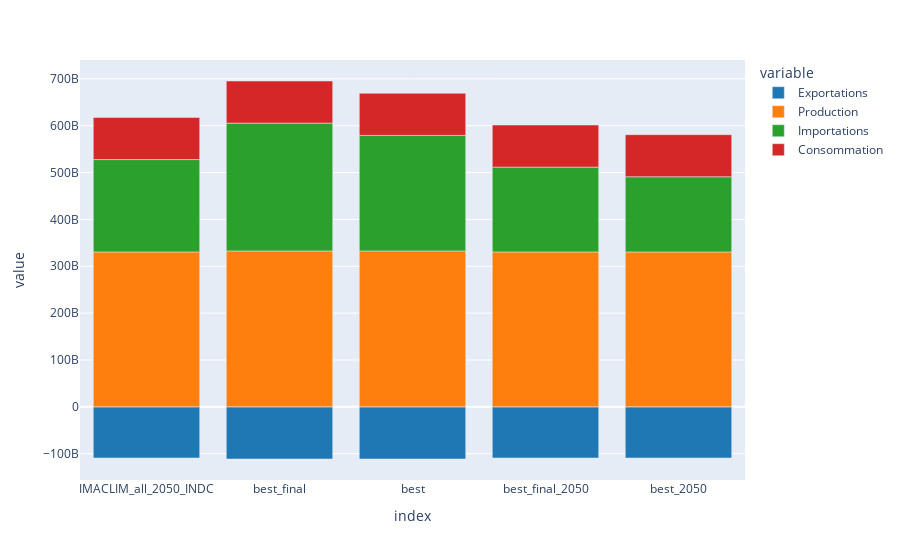

Write notebook code for a chart like this one.
### Code cell
import plotly.express as px
data=pd.concat([pd.Series(footprint_extractor(model.counterfactuals[counterfactual],"FR")) for counterfactual in model.get_counterfactuals_list() if counterfactual!='IMACLIM_all_prod_change_2050_INDC'],axis=1,keys=model.get_counterfactuals_list())
px.bar(data.T,color_discrete_sequence=px.colors.qualitative.D3)

### Figure 1 — Plotly figure (JSON) as saved in the notebook; plotly's stock layout.template omitted (floating-point values rounded to 4 significant figures)
{"data": [{"alignmentgroup": "True", "hovertemplate": "variable=Exportations<br>index=%{x}<br>value=%{y}<extra></extra>", "legendgroup": "Exportations", "marker": {"color": "#1F77B4", "pattern": {"shape": ""}}, "name": "Exportations", "offsetgroup": "Exportations", "orientation": "v", "showlegend": true, "textposition": "auto", "type": "bar", "x": ["IMACLIM_all_2050_INDC", "best_final", "best", "best_final_2050", "best_2050"], "xaxis": "x", "y": [-109200000000.0, -111300000000.0, -111300000000.0, -109200000000.0, -109200000000.0], "yaxis": "y"}, {"alignmentgroup": "True", "hovertemplate": "variable=Production<br>index=%{x}<br>value=%{y}<extra></extra>", "legendgroup": "Production", "marker": {"color": "#FF7F0E", "pattern": {"shape": ""}}, "name": "Production", "offsetgroup": "Production", "orientation": "v", "showlegend": true, "textposition": "auto", "type": "bar", "x": ["IMACLIM_all_2050_INDC", "best_final", "best", "best_final_2050", "best_2050"], "xaxis": "x", "y": [330700000000.0, 332800000000.0, 332800000000.0, 330700000000.0, 330600000000.0], "yaxis": "y"}, {"alignmentgroup": "True", "hovertemplate": "variable=Importations<br>index=%{x}<br>value=%{y}<extra></extra>", "legendgroup": "Importations", "marker": {"color": "#2CA02C", "pattern": {"shape": ""}}, "name": "Importations", "offsetgroup": "Importations", "orientation": "v", "showlegend": true, "textposition": "auto", "type": "bar", "x": ["IMACLIM_all_2050_INDC", "best_final", "best", "best_final_2050", "best_2050"], "xaxis": "x", "y": [197100000000.0, 272800000000.0, 246600000000.0, 180900000000.0, 160400000000.0], "yaxis": "y"}, {"alignmentgroup": "True", "hovertemplate": "variable=Consommation<br>index=%{x}<br>value=%{y}<extra></extra>", "legendgroup": "Consommation", "marker": {"color": "#D62728", "pattern": {"shape": ""}}, "name": "Consommation", "offsetgroup": "Consommation", "orientation": "v", "showlegend": true, "textposition": "auto", "type": "bar", "x": ["IMACLIM_all_2050_INDC", "best_final", "best", "best_final_2050", "best_2050"], "xaxis": "x", "y": [89870000000.0, 89870000000.0, 89870000000.0, 89870000000.0, 89870000000.0], "yaxis": "y"}], "layout": {"barmode": "relative", "legend": {"title": {"text": "variable"}, "tracegroupgap": 0}, "margin": {"t": 60}, "xaxis": {"anchor": "y", "domain": [0, 1], "title": {"text": "index"}}, "yaxis": {"anchor": "x", "domain": [0, 1], "title": {"text": "value"}}}}
